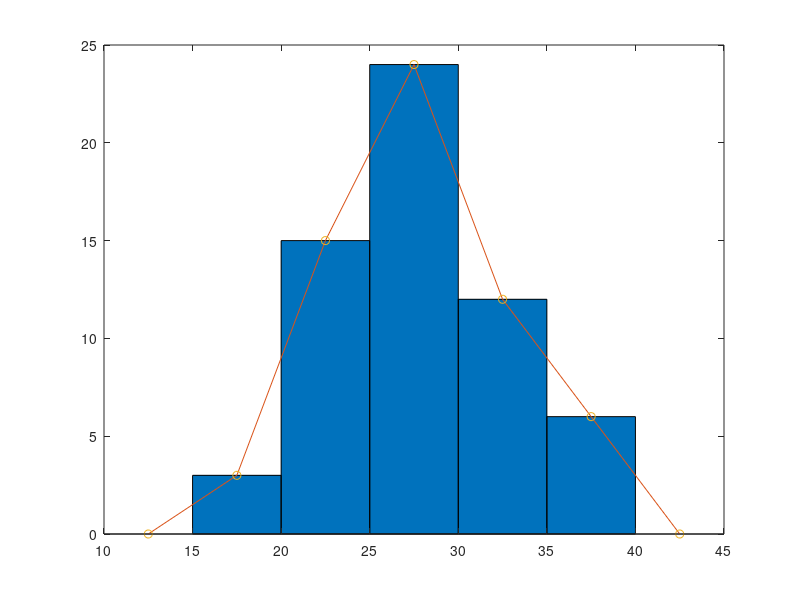
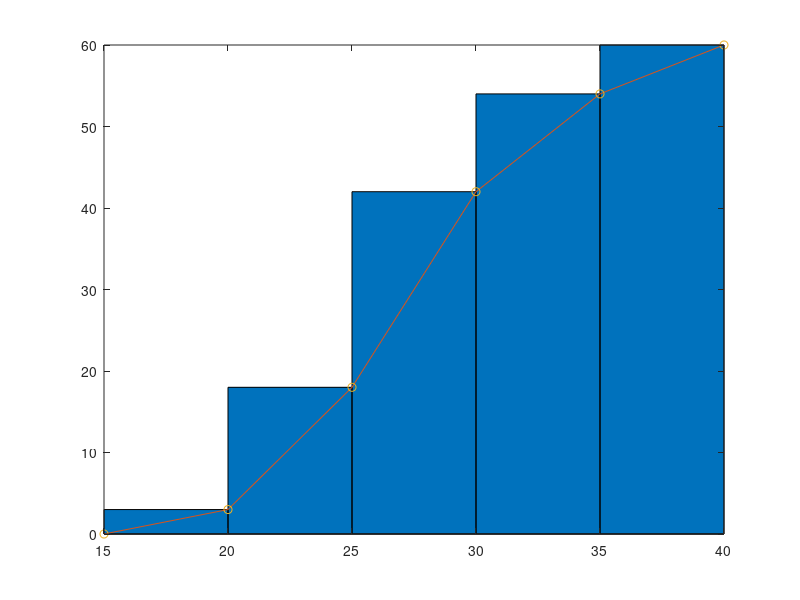

Write the MATLAB code that produced these figures, in order.
x = [ 32.5 15.2 35.4 21.3 28.4 26.9 34.6 29.3 24.5 31.0 21.2 28.3 27.1 25.0 32.7 29.5 30.2 23.9 23.0 26.4 27.3 33.7 29.4 21.9 29.3 17.3 29.0 36.8 29.2 23.5 20.6 29.5 21.8 37.5 33.5 29.6 26.8 28.7 34.8 18.6 25.4 34.1 27.5 29.6 22.2 22.7 31.3 33.2 37.0 28.3 36.9 24.6 28.9 24.8 28.1 25.4 34.5 23.6 38.4 24.0 ];intervalSize = 5;minLim = 15;maxLim = 40;extendedMinLim = minLim - (intervalSize/2);extendedMaxLim = maxLim + (intervalSize/2);intervalo = minLim:intervalSize:maxLim;frecuencia = histc(x, intervalo);frecuencia(end) = [];marca = 17.5:5:38.5;extendedFrencuencia = [0 frecuencia 0];extendedMarca = [extendedMinLim marca extendedMaxLim];frecuenciaAcumulada = cumsum(frecuencia);extendedFrecuenciaACumulada = [ 0 frecuenciaAcumulada ]extendedIntervaloAcumulado =  intervalofigure (1)bar(marca, frecuencia, 'BarWidth', 1)hold onplot(extendedMarca, extendedFrencuencia,extendedMarca, extendedFrencuencia,'o')hold offfigure (2)bar(marca, frecuenciaAcumulada, 'BarWidth', 1)hold onplot(extendedIntervaloAcumulado, extendedFrecuenciaACumulada,extendedIntervaloAcumulado, extendedFrecuenciaACumulada,'o')hold off